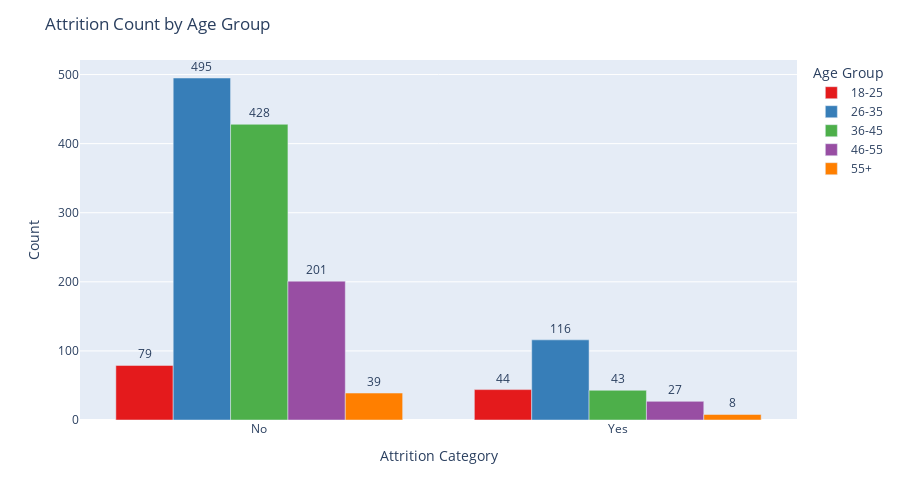

Notebook cell for this chart:
### Markdown cell above
#### Plotly Code

### Code cell
import plotly.express as px

# Group data to get counts per Attrition_Category and AgeGroup
grouped_counts = df.groupby(['Attrition_Category', 'AgeGroup']).size().reset_index(name='Count')

# Create Plotly grouped bar chart
fig = px.bar(grouped_counts,
             x='Attrition_Category',
             y='Count',
             color='AgeGroup',
             barmode='group',
             text='Count',  # Display counts on bars
             color_discrete_sequence=px.colors.qualitative.Set1)

# Customize layout
fig.update_traces(textposition='outside')
fig.update_layout(title='Attrition Count by Age Group',
                  xaxis_title='Attrition Category',
                  yaxis_title='Count',
                  legend_title='Age Group',
                  width=900,
                  height=500)

fig.show()

### Figure 1 — Plotly figure (JSON) as saved in the notebook; plotly's stock layout.template omitted (floating-point values rounded to 4 significant figures)
{"data": [{"alignmentgroup": "True", "hovertemplate": "AgeGroup=18-25<br>Attrition_Category=%{x}<br>Count=%{text}<extra></extra>", "legendgroup": "18-25", "marker": {"color": "rgb(228,26,28)", "pattern": {"shape": ""}}, "name": "18-25", "offsetgroup": "18-25", "orientation": "v", "showlegend": true, "text": [79.0, 44.0], "textposition": "outside", "type": "bar", "x": ["No", "Yes"], "xaxis": "x", "y": [79, 44], "yaxis": "y"}, {"alignmentgroup": "True", "hovertemplate": "AgeGroup=26-35<br>Attrition_Category=%{x}<br>Count=%{text}<extra></extra>", "legendgroup": "26-35", "marker": {"color": "rgb(55,126,184)", "pattern": {"shape": ""}}, "name": "26-35", "offsetgroup": "26-35", "orientation": "v", "showlegend": true, "text": [495.0, 116.0], "textposition": "outside", "type": "bar", "x": ["No", "Yes"], "xaxis": "x", "y": [495, 116], "yaxis": "y"}, {"alignmentgroup": "True", "hovertemplate": "AgeGroup=36-45<br>Attrition_Category=%{x}<br>Count=%{text}<extra></extra>", "legendgroup": "36-45", "marker": {"color": "rgb(77,175,74)", "pattern": {"shape": ""}}, "name": "36-45", "offsetgroup": "36-45", "orientation": "v", "showlegend": true, "text": [428.0, 43.0], "textposition": "outside", "type": "bar", "x": ["No", "Yes"], "xaxis": "x", "y": [428, 43], "yaxis": "y"}, {"alignmentgroup": "True", "hovertemplate": "AgeGroup=46-55<br>Attrition_Category=%{x}<br>Count=%{text}<extra></extra>", "legendgroup": "46-55", "marker": {"color": "rgb(152,78,163)", "pattern": {"shape": ""}}, "name": "46-55", "offsetgroup": "46-55", "orientation": "v", "showlegend": true, "text": [201.0, 27.0], "textposition": "outside", "type": "bar", "x": ["No", "Yes"], "xaxis": "x", "y": [201, 27], "yaxis": "y"}, {"alignmentgroup": "True", "hovertemplate": "AgeGroup=55+<br>Attrition_Category=%{x}<br>Count=%{text}<extra></extra>", "legendgroup": "55+", "marker": {"color": "rgb(255,127,0)", "pattern": {"shape": ""}}, "name": "55+", "offsetgroup": "55+", "orientation": "v", "showlegend": true, "text": [39.0, 8.0], "textposition": "outside", "type": "bar", "x": ["No", "Yes"], "xaxis": "x", "y": [39, 8], "yaxis": "y"}], "layout": {"barmode": "group", "height": 500, "legend": {"title": {"text": "Age Group"}, "tracegroupgap": 0}, "margin": {"t": 60}, "title": {"text": "Attrition Count by Age Group"}, "width": 900, "xaxis": {"anchor": "y", "domain": [0, 1], "title": {"text": "Attrition Category"}}, "yaxis": {"anchor": "x", "domain": [0, 1], "title": {"text": "Count"}}}}
